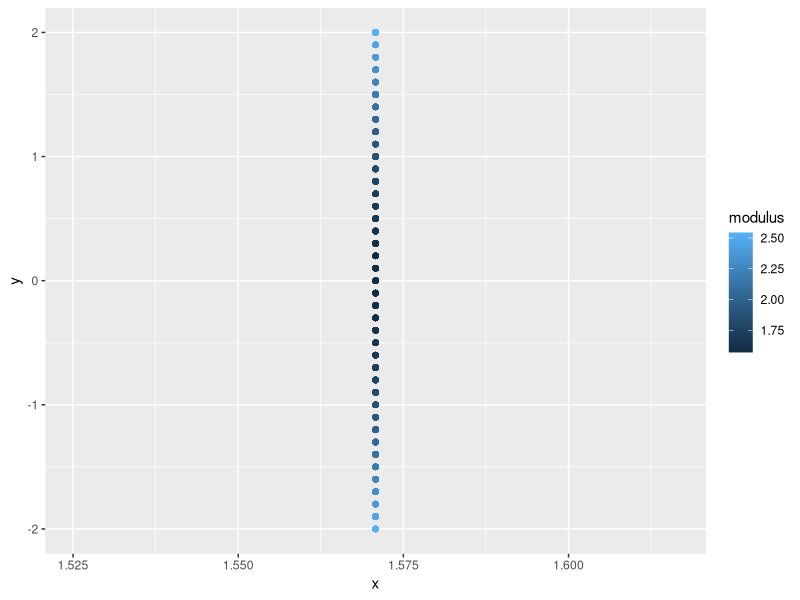
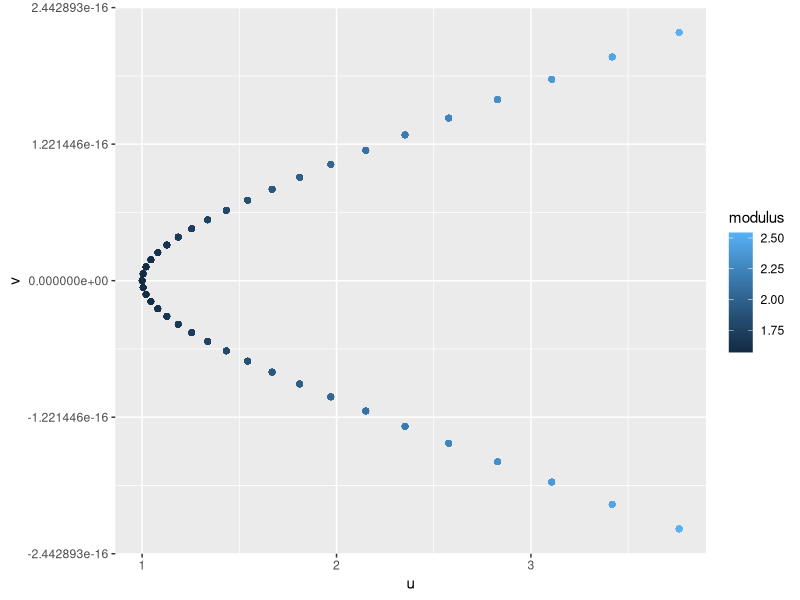

R code for these plots, in order:
library(tidyverse)
rm(list = ls())
# whole plane
x <- seq(-pi/2,pi/2,0.1)
y <- seq(-pi/2,pi/2,0.1)
# real axis between -pi/2 and pi/2
x <- seq(-pi/2,pi/2,0.1)
y <- rep(0, length(x))
# imaginary axis
y <- seq(-2, 2, 0.1)
x <- rep(0, length(y))
#line -pi/2 + iy
y <- seq(-2, 2, 0.1)
x <- rep(-pi/2, length(y))
#line pi/2 + iy
y <- seq(-2, 2, 0.1)
x <- rep(pi/2, length(y))

#expand domain as grid of points
domain <- as.tibble(expand.grid(x = x, y = y))

mod <- domain %>% 
  mutate(z = complex(real=x, imaginary=y)) %>%
  mutate(
    modulus = Mod(z), 
    w = sin(z)
    ) %>%
  mutate(
    u = Re(w),
    v = Im(w)
    )

 
#plot the domain
plot_domain <- ggplot(data = mod, mapping = aes(x = x, y = y)) +
  geom_point(mapping = aes(color = modulus))

#plot the range
plot_range <- ggplot(data = mod, mapping = aes(x = u, y = v)) +
  geom_point(mapping = aes(color = modulus))

par(mfrow = c(1,2))
plot_domain
plot_range
